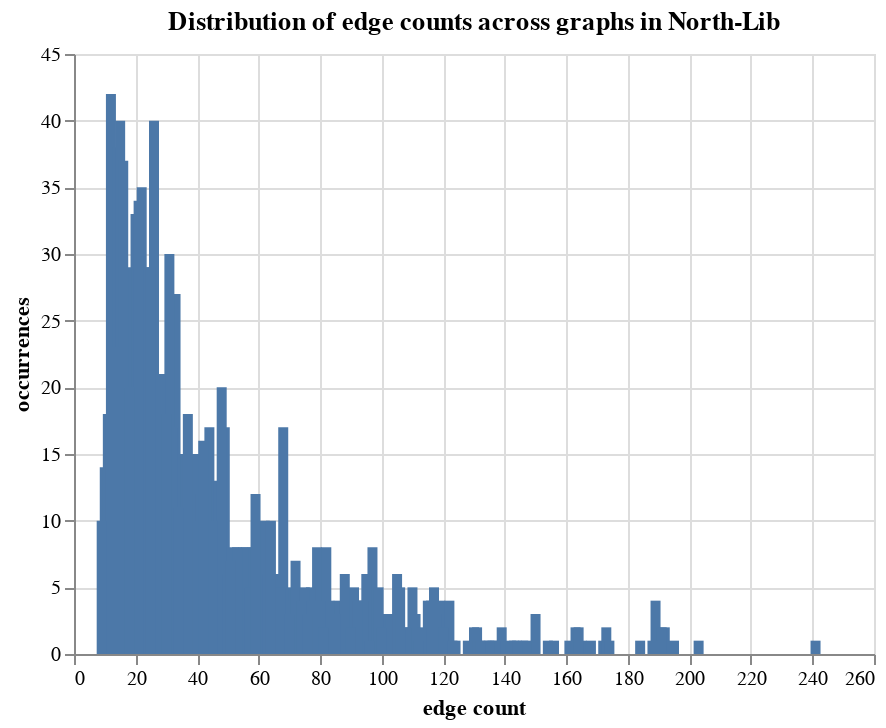

Notebook code cell kept with this figure:
### Code cell
numnodedict = {}
for g in arrstats:
    if g['edges'] not in numnodedict:
        numnodedict[g['edges']] = 1
    else: numnodedict[g['edges']] += 1

source = pd.DataFrame({
    'edge count': list(numnodedict.keys()),
    'occurrences': list(numnodedict.values())
})

alt.Chart(source, title="Distribution of edge counts across graphs in North-Lib").mark_bar().encode(
    x='edge count',
    y='occurrences'
)

### Figure 1 — Vega-Lite specification as saved in the notebook (floating-point values rounded to 4 significant figures; data arrays with more than 128 entries replaced by an {"elided": "..."} marker saying what was removed)
{"config": {"view": {"continuousWidth": 400, "continuousHeight": 300}}, "data": {"name": "data-b6a1fb1edd65726c23a7fb46efa9a652"}, "mark": "bar", "encoding": {"x": {"field": "edge count", "type": "quantitative"}, "y": {"field": "occurrences", "type": "quantitative"}}, "title": "Distribution of edge counts across graphs in North-Lib", "$schema": "https://vega.github.io/schema/vega-lite/v4.17.0.json", "datasets": {"data-b6a1fb1edd65726c23a7fb46efa9a652": {"elided": "147 records"}}}
